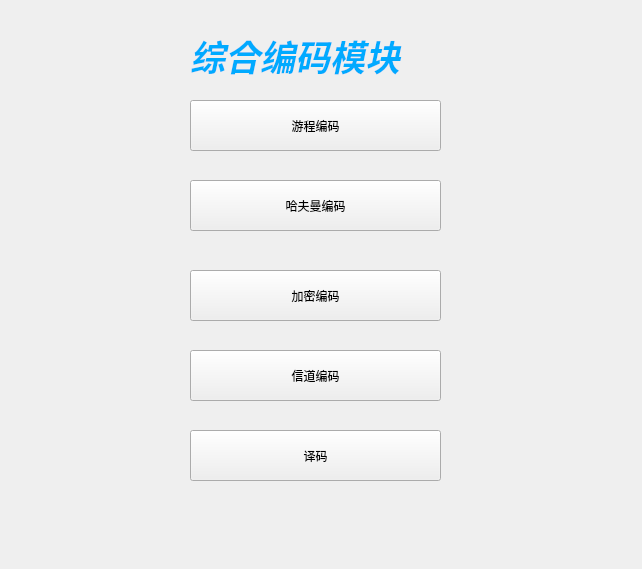
<?xml version="1.0" encoding="UTF-8"?>
<ui version="4.0">
 <class>Complex</class>
 <widget class="QWidget" name="Complex">
  <property name="geometry">
   <rect>
    <x>0</x>
    <y>0</y>
    <width>642</width>
    <height>569</height>
   </rect>
  </property>
  <property name="windowTitle">
   <string>综合编码</string>
  </property>
  <widget class="QLabel" name="label">
   <property name="geometry">
    <rect>
     <x>190</x>
     <y>30</y>
     <width>381</width>
     <height>51</height>
    </rect>
   </property>
   <property name="text">
    <string>&lt;html&gt;&lt;head/&gt;&lt;body&gt;&lt;p&gt;&lt;span style=&quot; font-size:26pt; font-weight:600; font-style:italic; color:#00aaff;&quot;&gt;综合编码模块&lt;/span&gt;&lt;/p&gt;&lt;/body&gt;&lt;/html&gt;</string>
   </property>
  </widget>
  <widget class="QPushButton" name="pushButton">
   <property name="geometry">
    <rect>
     <x>190</x>
     <y>180</y>
     <width>251</width>
     <height>51</height>
    </rect>
   </property>
   <property name="text">
    <string>哈夫曼编码</string>
   </property>
  </widget>
  <widget class="QPushButton" name="pushButton_2">
   <property name="geometry">
    <rect>
     <x>190</x>
     <y>100</y>
     <width>251</width>
     <height>51</height>
    </rect>
   </property>
   <property name="text">
    <string>游程编码</string>
   </property>
  </widget>
  <widget class="QPushButton" name="pushButton_3">
   <property name="geometry">
    <rect>
     <x>190</x>
     <y>270</y>
     <width>251</width>
     <height>51</height>
    </rect>
   </property>
   <property name="text">
    <string>加密编码</string>
   </property>
  </widget>
  <widget class="QPushButton" name="pushButton_4">
   <property name="geometry">
    <rect>
     <x>190</x>
     <y>350</y>
     <width>251</width>
     <height>51</height>
    </rect>
   </property>
   <property name="text">
    <string>信道编码</string>
   </property>
  </widget>
  <widget class="QPushButton" name="pushButton_5">
   <property name="geometry">
    <rect>
     <x>190</x>
     <y>430</y>
     <width>251</width>
     <height>51</height>
    </rect>
   </property>
   <property name="text">
    <string>译码</string>
   </property>
  </widget>
 </widget>
 <resources/>
 <connections/>
</ui>
